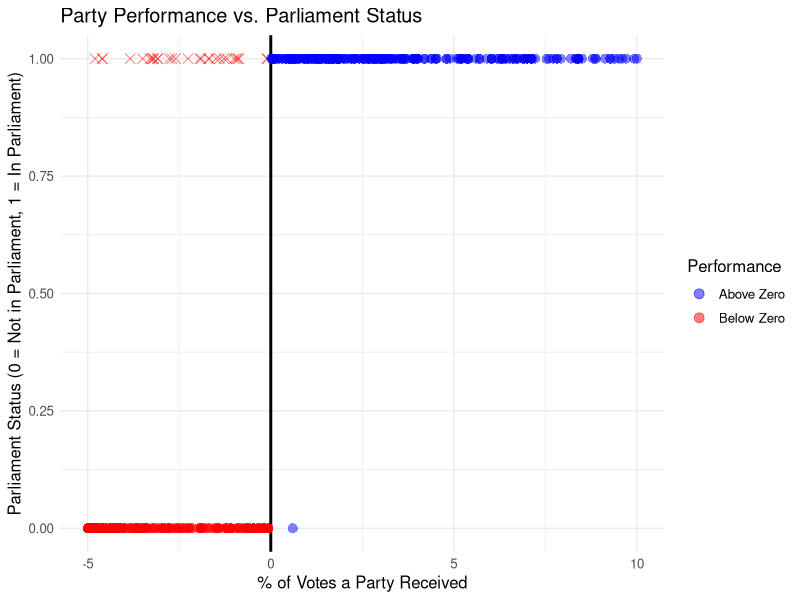

Generate this figure with R:
# packages 
library(haven)
library(dplyr)
library(ggplot2)

# read in data: 
study1 <- read_dta("Parliamentary Representation Data/study1.dta")

# drop all but two variables we want to plot: 
study1_subset <- study1 %>%
  select(performance, parl)

# Filter out parties with performance > 10
filtered_data <- study1_subset %>%
  filter(performance <= 10)

# figure: 
plot <- ggplot(data = filtered_data, aes(x = performance, y = parl)) +
  # vertical line x = 0
  geom_vline(xintercept = 0, color = "black", size = 1) +
  # adapt style of points to parliament status y/n
  geom_point(
    aes(color = ifelse(performance < 0, "Below Zero", "Above Zero"), shape = ifelse(performance < 0 & parl == 1, "X", "Bubble")),
    size = 3, alpha = 0.5
  ) +
  # colors 
  scale_color_manual(values = c("Below Zero" = "red", "Above Zero" = "blue"), name = "Performance") +
  # shapes
  scale_shape_manual(values = c("X" = 4, "Bubble" = 16), guide = "none") +  # Remove legend for shapes
  # labels
  labs(
    title = "Party Performance vs. Parliament Status",
    x = "% of Votes a Party Received",
    y = "Parliament Status (0 = Not in Parliament, 1 = In Parliament)"
  ) +
  theme_minimal() +
  theme(text = element_text(size = 12))

# save as pdf: 
ggsave("party_performance_plot.pdf", plot = plot, width = 8, height = 6)
